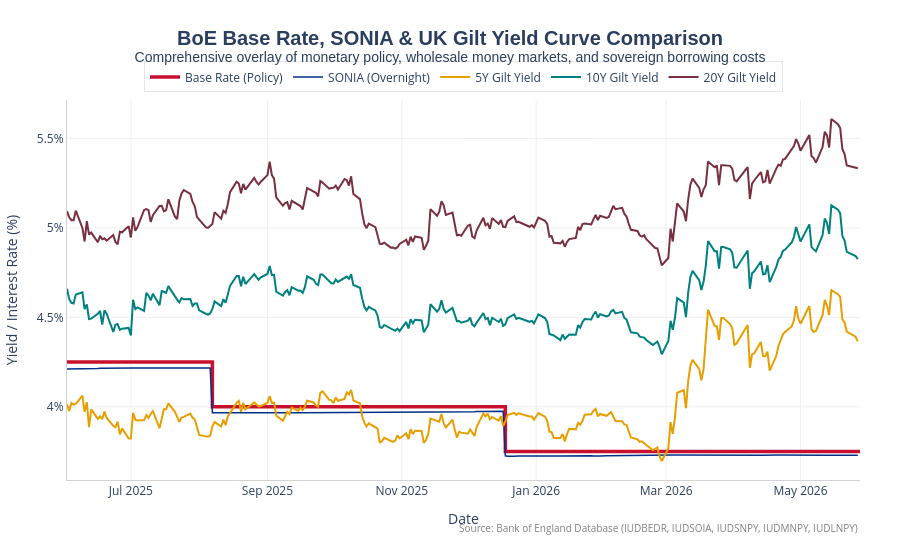

Source (notebook cell):
### Markdown cell above
## Chart 4: Combined Financial Indicators Chart

This unified overlay chart combines **all five series** onto a single timeline. 

By overlaying monetary policy (**Base Rate**), short-term risk-free funding (**SONIA**), and UK sovereign borrowing yields (**5Y, 10Y, and 20Y Gilts**), we can inspect key market relationships on any given business day:
1. **Monetary Transmission Efficiency**: The tight spread between the official **Base Rate** steps and **SONIA**'s daily movements.
2. **Term Premium & Risk Premium**: The spread between immediate overnight rates (**SONIA**) and sovereign Gilt yields across the short-term (5Y), medium-term (10Y), and long-term (20Y) horizons.

### Code cell
# Merge all five dataframes on Date to create a unified timeline
df_combined = pd.merge(df_base, df_sonia, on="Date", how="outer")
df_combined = pd.merge(df_combined, df_5y, on="Date", how="outer")
df_combined = pd.merge(df_combined, df_10y, on="Date", how="outer")
df_combined = pd.merge(df_combined, df_20y, on="Date", how="outer")
df_combined = df_combined.sort_values("Date").reset_index(drop=True)

# Forward-fill the Base Rate so it maintains its step appearance
df_combined["Base Rate"] = df_combined["Base Rate"].ffill()

fig_combined = go.Figure()

# 1. Base Rate (thick discrete steps)
fig_combined.add_trace(go.Scatter(
    x=df_combined["Date"],
    y=df_combined["Base Rate"],
    mode="lines",
    line=dict(color=series_config["Base Rate"]["color"], width=3.5, shape="hv"),
    name="Base Rate (Policy)",
    hovertemplate="Base Rate: <b>%{y:.2f}%</b>"
))

# 2. SONIA (thin overnight daily)
fig_combined.add_trace(go.Scatter(
    x=df_combined["Date"],
    y=df_combined["SONIA"],
    mode="lines",
    line=dict(color=series_config["SONIA"]["color"], width=1.5),
    name="SONIA (Overnight)",
    hovertemplate="SONIA: <b>%{y:.4f}%</b>"
))

# 3. 5Y Gilt
fig_combined.add_trace(go.Scatter(
    x=df_combined["Date"],
    y=df_combined["5Y Gilt"],
    mode="lines",
    line=dict(color=series_config["5Y Gilt"]["color"], width=2),
    name="5Y Gilt Yield",
    hovertemplate="5Y Gilt Yield: <b>%{y:.4f}%</b>"
))

# 4. 10Y Gilt
fig_combined.add_trace(go.Scatter(
    x=df_combined["Date"],
    y=df_combined["10Y Gilt"],
    mode="lines",
    line=dict(color=series_config["10Y Gilt"]["color"], width=2),
    name="10Y Gilt Yield",
    hovertemplate="10Y Gilt Yield: <b>%{y:.4f}%</b>"
))

# 5. 20Y Gilt
fig_combined.add_trace(go.Scatter(
    x=df_combined["Date"],
    y=df_combined["20Y Gilt"],
    mode="lines",
    line=dict(color=series_config["20Y Gilt"]["color"], width=2),
    name="20Y Gilt Yield",
    hovertemplate="20Y Gilt Yield: <b>%{y:.4f}%</b>"
))

fig_combined.update_layout(
    title=dict(
        text="<b>BoE Base Rate, SONIA & UK Gilt Yield Curve Comparison</b><br><sup>Comprehensive overlay of monetary policy, wholesale money markets, and sovereign borrowing costs</sup>",
        font=dict(size=20, family="Arial"),
        x=0.5,
        y=0.92
    ),
    xaxis=dict(
        title="Date",
        showgrid=True,
        gridcolor="#F0F0F0",
        linecolor="#D3D3D3",
        tickformat="%b %Y"
    ),
    yaxis=dict(
        title="Yield / Interest Rate (%)",
        showgrid=True,
        gridcolor="#F0F0F0",
        linecolor="#D3D3D3",
        ticksuffix="%",
        zeroline=False
    ),
    legend=dict(
        orientation="h",
        yanchor="bottom",
        y=1.02,
        xanchor="center",
        x=0.5,
        bgcolor="rgba(255,255,255,0.8)",
        bordercolor="#E5E5E5",
        borderwidth=1
    ),
    plot_bgcolor="white",
    paper_bgcolor="white",
    hovermode="x unified",
    margin=dict(t=100, b=80, l=60, r=40),
    annotations=[dict(
        text='Source: <a href="https://www.bankofengland.co.uk/statistics">Bank of England Database</a> (IUDBEDR, IUDSOIA, IUDSNPY, IUDMNPY, IUDLNPY)',
        showarrow=False, xref="paper", yref="paper",
        x=1, y=-0.15, xanchor="right", font=dict(size=10, color="grey")
    )]
)

fig_combined.show()

### Figure 1 — Plotly figure (JSON) as saved in the notebook; plotly's stock layout.template omitted (floating-point values rounded to 4 significant figures; data arrays with more than 128 entries replaced by an {"elided": "..."} marker saying what was removed)
{"data": [{"hovertemplate": "Base Rate: <b>%{y:.2f}%</b>", "line": {"color": "#C8102E", "shape": "hv", "width": 3.5}, "mode": "lines", "name": "Base Rate (Policy)", "type": "scatter", "x": {"elided": "251 str values"}, "y": {"elided": "251 float values"}}, {"hovertemplate": "SONIA: <b>%{y:.4f}%</b>", "line": {"color": "#003087", "width": 1.5}, "mode": "lines", "name": "SONIA (Overnight)", "type": "scatter", "x": {"elided": "251 str values"}, "y": {"elided": "251 float values"}}, {"hovertemplate": "5Y Gilt Yield: <b>%{y:.4f}%</b>", "line": {"color": "#E69F00", "width": 2}, "mode": "lines", "name": "5Y Gilt Yield", "type": "scatter", "x": {"elided": "251 str values"}, "y": {"elided": "251 float values"}}, {"hovertemplate": "10Y Gilt Yield: <b>%{y:.4f}%</b>", "line": {"color": "#008080", "width": 2}, "mode": "lines", "name": "10Y Gilt Yield", "type": "scatter", "x": {"elided": "251 str values"}, "y": {"elided": "251 float values"}}, {"hovertemplate": "20Y Gilt Yield: <b>%{y:.4f}%</b>", "line": {"color": "#782F40", "width": 2}, "mode": "lines", "name": "20Y Gilt Yield", "type": "scatter", "x": {"elided": "251 str values"}, "y": {"elided": "251 float values"}}], "layout": {"annotations": [{"font": {"color": "grey", "size": 10}, "showarrow": false, "text": "Source: <a href=\"https://www.bankofengland.co.uk/statistics\">Bank of England Database</a> (IUDBEDR, IUDSOIA, IUDSNPY, IUDMNPY, IUDLNPY)", "x": 1, "xanchor": "right", "xref": "paper", "y": -0.15, "yref": "paper"}], "hovermode": "x unified", "legend": {"bgcolor": "rgba(255,255,255,0.8)", "bordercolor": "#E5E5E5", "borderwidth": 1, "orientation": "h", "x": 0.5, "xanchor": "center", "y": 1.02, "yanchor": "bottom"}, "margin": {"b": 80, "l": 60, "r": 40, "t": 100}, "paper_bgcolor": "white", "plot_bgcolor": "white", "title": {"font": {"family": "Arial", "size": 20}, "text": "<b>BoE Base Rate, SONIA & UK Gilt Yield Curve Comparison</b><br><sup>Comprehensive overlay of monetary policy, wholesale money markets, and sovereign borrowing costs</sup>", "x": 0.5, "y": 0.92}, "xaxis": {"gridcolor": "#F0F0F0", "linecolor": "#D3D3D3", "showgrid": true, "tickformat": "%b %Y", "title": {"text": "Date"}}, "yaxis": {"gridcolor": "#F0F0F0", "linecolor": "#D3D3D3", "showgrid": true, "ticksuffix": "%", "title": {"text": "Yield / Interest Rate (%)"}, "zeroline": false}}}
